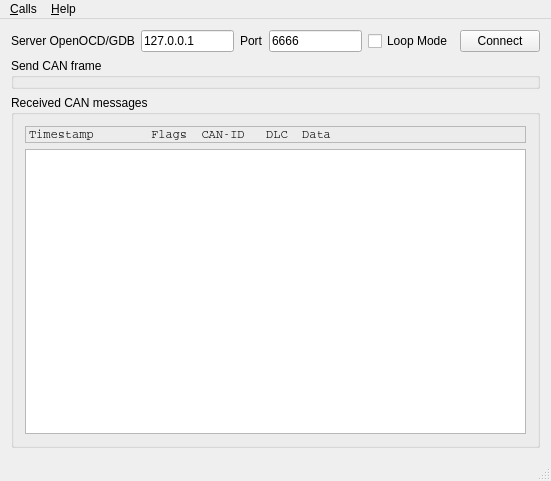
<?xml version="1.0" encoding="UTF-8"?>
<ui version="4.0">
 <class>MainWindow</class>
 <widget class="QMainWindow" name="MainWindow">
  <property name="geometry">
   <rect>
    <x>0</x>
    <y>0</y>
    <width>551</width>
    <height>481</height>
   </rect>
  </property>
  <property name="windowTitle">
   <string>CAN Example</string>
  </property>
  <widget class="QWidget" name="centralWidget">
   <layout class="QVBoxLayout" name="verticalLayout">
    <item>
     <layout class="QHBoxLayout" name="horizontalLayout">
      <item>
       <widget class="QLabel" name="label">
        <property name="text">
         <string>Server OpenOCD/GDB</string>
        </property>
       </widget>
      </item>
      <item>
       <widget class="QLineEdit" name="edit_host">
        <property name="text">
         <string>127.0.0.1</string>
        </property>
       </widget>
      </item>
      <item>
       <widget class="QLabel" name="label_2">
        <property name="text">
         <string>Port</string>
        </property>
       </widget>
      </item>
      <item>
       <widget class="QLineEdit" name="edit_port">
        <property name="text">
         <string>6666</string>
        </property>
       </widget>
      </item>
      <item>
       <widget class="QCheckBox" name="checkBox_loopmode">
        <property name="text">
         <string>Loop Mode</string>
        </property>
       </widget>
      </item>
      <item>
       <widget class="QPushButton" name="connect_button">
        <property name="text">
         <string>Connect</string>
        </property>
       </widget>
      </item>
     </layout>
    </item>
    <item>
     <widget class="SendFrameBox" name="sendFrameBox">
      <property name="title">
       <string>Send CAN frame</string>
      </property>
     </widget>
    </item>
    <item>
     <widget class="QGroupBox" name="receivedMessagesBox">
      <property name="title">
       <string>Received CAN messages</string>
      </property>
      <layout class="QVBoxLayout" name="verticalLayout_4">
       <item>
        <widget class="QLabel" name="label_3">
         <property name="font">
          <font>
           <family>Courier</family>
           <kerning>false</kerning>
          </font>
         </property>
         <property name="frameShape">
          <enum>QFrame::StyledPanel</enum>
         </property>
         <property name="text">
          <string>Timestamp        Flags  CAN-ID   DLC  Data</string>
         </property>
        </widget>
       </item>
       <item>
        <widget class="QTextEdit" name="receivedMessagesEdit">
         <property name="font">
          <font>
           <family>Courier</family>
           <kerning>false</kerning>
          </font>
         </property>
         <property name="frameShape">
          <enum>QFrame::StyledPanel</enum>
         </property>
         <property name="undoRedoEnabled">
          <bool>false</bool>
         </property>
         <property name="lineWrapMode">
          <enum>QTextEdit::NoWrap</enum>
         </property>
         <property name="readOnly">
          <bool>true</bool>
         </property>
        </widget>
       </item>
      </layout>
     </widget>
    </item>
   </layout>
  </widget>
  <widget class="QMenuBar" name="menuBar">
   <property name="geometry">
    <rect>
     <x>0</x>
     <y>0</y>
     <width>551</width>
     <height>22</height>
    </rect>
   </property>
   <widget class="QMenu" name="menuCalls">
    <property name="title">
     <string>&amp;Calls</string>
    </property>
    <addaction name="separator"/>
    <addaction name="actionClearLog"/>
    <addaction name="separator"/>
    <addaction name="actionQuit"/>
   </widget>
   <widget class="QMenu" name="menuHelp">
    <property name="title">
     <string>&amp;Help</string>
    </property>
    <addaction name="actionRENCUlibDocumentation"/>
    <addaction name="actionAboutQt"/>
   </widget>
   <addaction name="menuCalls"/>
   <addaction name="menuHelp"/>
  </widget>
  <widget class="QStatusBar" name="statusBar"/>
  <action name="actionConnect">
   <property name="icon">
    <iconset resource="can.qrc">
     <normaloff>:/images/connect.png</normaloff>:/images/connect.png</iconset>
   </property>
   <property name="text">
    <string>&amp;Connect</string>
   </property>
  </action>
  <action name="actionDisconnect">
   <property name="icon">
    <iconset resource="can.qrc">
     <normaloff>:/images/disconnect.png</normaloff>:/images/disconnect.png</iconset>
   </property>
   <property name="text">
    <string>&amp;Disconnect</string>
   </property>
  </action>
  <action name="actionQuit">
   <property name="icon">
    <iconset resource="can.qrc">
     <normaloff>:/images/application-exit.png</normaloff>:/images/application-exit.png</iconset>
   </property>
   <property name="text">
    <string>&amp;Quit</string>
   </property>
  </action>
  <action name="actionAboutQt">
   <property name="text">
    <string>&amp;About Qt</string>
   </property>
  </action>
  <action name="actionClearLog">
   <property name="icon">
    <iconset resource="can.qrc">
     <normaloff>:/images/clear.png</normaloff>:/images/clear.png</iconset>
   </property>
   <property name="text">
    <string>Clear &amp;Log</string>
   </property>
  </action>
  <action name="actionRENCUlibDocumentation">
   <property name="text">
    <string>REMCU site</string>
   </property>
   <property name="toolTip">
    <string>Open plugin documentation in Webbrowser</string>
   </property>
  </action>
 </widget>
 <layoutdefault spacing="6" margin="11"/>
 <customwidgets>
  <customwidget>
   <class>SendFrameBox</class>
   <extends>QGroupBox</extends>
   <header location="global">sendframebox.h</header>
   <container>1</container>
  </customwidget>
 </customwidgets>
 <resources>
  <include location="can.qrc"/>
 </resources>
 <connections/>
</ui>
